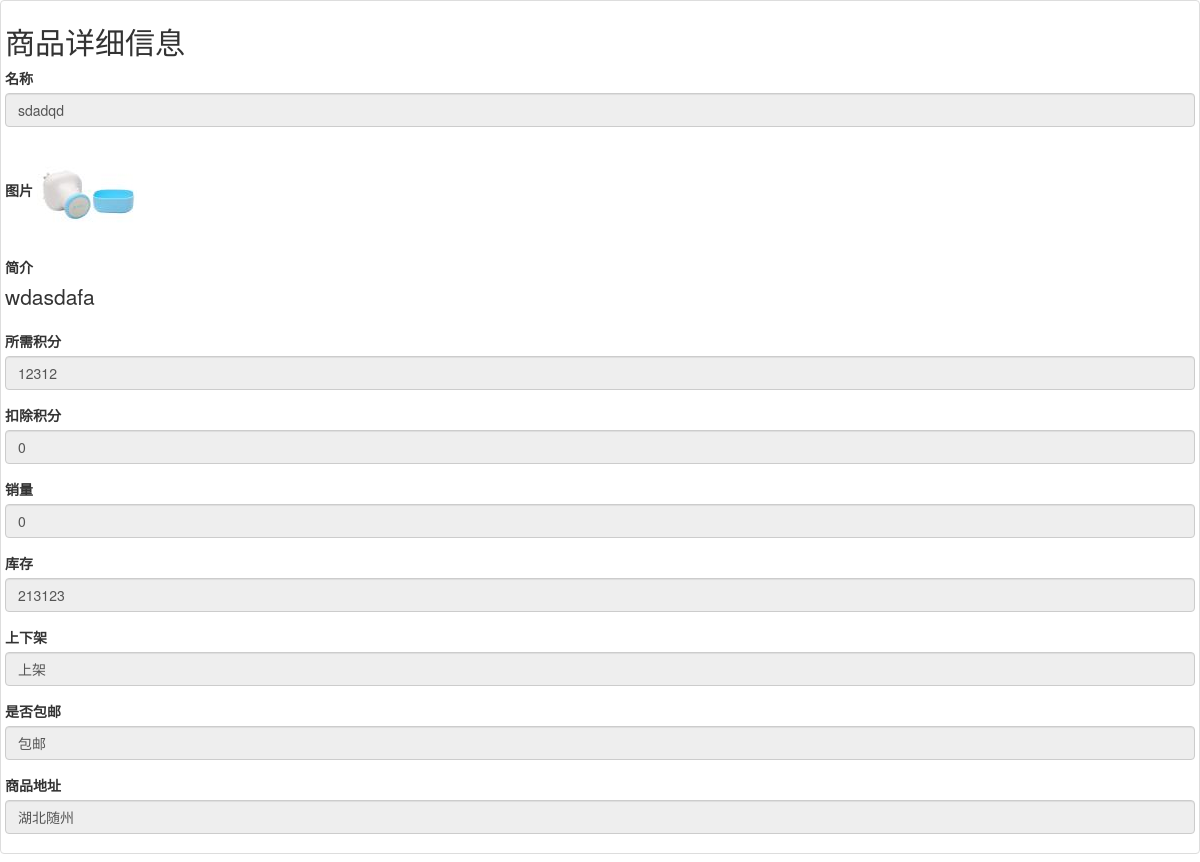
The page /mySite/admin/awardshop/info.php?id=2 (signed in) on the database its author committed.
### tables this page shows
CREATE TABLE `awardshop` (
  `id` int(10) UNSIGNED NOT NULL COMMENT 'id' AUTO_INCREMENT primary key,
  `name` varchar(50) NOT NULL COMMENT '商品名称',
  `intro` varchar(100) NOT NULL COMMENT '商品简介',
  `img` varchar(100) NOT NULL COMMENT '商品图片',
  `price` int(10) UNSIGNED NOT NULL COMMENT '所需积分',
  `salesVolume` int(10) UNSIGNED NOT NULL DEFAULT '0',
  `repertory` int(10) UNSIGNED NOT NULL,
  `goodsShelf` tinyint UNSIGNED NOT NULL,
  `mail` tinyint UNSIGNED NOT NULL,
  `award` int(10) UNSIGNED NOT NULL,
  `address` varchar(200) NOT NULL,
  `evaluate_id` int(10) UNSIGNED NOT NULL
);

### mySite/admin/awardshop/info.php (the view, shortened to what this page needs)
<?php
include "../../public/common/config.php";
$sql="select * from awardshop where id={$_GET['id']}";
$smt=$pdo->prepare($sql);
$smt->execute();
$row=$smt->fetch();
 ?>
<!doctype html>
<html lang="en">
<head>
	<link rel="stylesheet" href="../../public/css/bootstrap.min.css">
	<link rel="stylesheet" href="../public/css/index.css">
</head>
<body>
	<div class="thumbnail">
    	<h2>商品详细信息</h2>
		<form action="insert.php" method="post" enctype="multipart/form-data">
			<div class="form-group">
				<label>名称</label>
				<input type="text" class="form-control" name="name" value="<?php echo $row['name'] ?>" disabled>
			</div>
			<div class="form-group">
				<label>图片</label>
				<img src='/mySite/public/uploads/awardshop/th_<?php echo $row['img'] ?>'>
			</div>
			<div class="form-group">
				<label>简介</label>
				<p class="lead"><?php echo $row['intro'] ?></p>
			</div>
			<div class="form-group">
				<label>所需积分</label>
				<input type="text" class="form-control" name="price" value="<?php echo $row['price'] ?>" disabled>
			</div>
			<div class="form-group">
				<label>扣除积分</label>
				<input type="text" class="form-control" name="award" value="<?php echo $row['award'] ?>" disabled>
			</div>
			<div class="form-group">
				<label>销量</label>
				<input type="text" class="form-control" name="salesVolume" value="<?php echo $row['salesVolume'] ?>" disabled>
			</div>
			<div class="form-group">
				<label>库存</label>
				<input type="text" class="form-control" name="repertory" value="<?php echo $row['repertory'] ?>" disabled>
			</div>
			<div class="form-group">
				<label>上下架</label>
				<input type="text" class="form-control" name="goodsShelf" value="<?php echo $row['goodsShelf']?"上架":"下架" ?>" disabled>
			</div>
			<div class="form-group">
				<label>是否包邮</label>
				<input type="text" class="form-control" name="mail" value="<?php echo $row['mail']?"包邮":"不包邮" ?>" disabled>
			</div>
			<div class="form-group">
				<label>商品地址</label>
				<input type="text" class="form-control" name="address" value="<?php echo $row['address'] ?>" disabled>
			</div>
		</form>
    </div>
</body>
</html>

### mySite/admin/public/css/index.css (style rules this page uses)
body { min-width: 500px; }

### rows shown on the page
awardshop: name "sdadqd", img (picture), intro "wdasdafa", price "12312", award "0", salesVolume "0", repertory "213123", goodsShelf "上架", mail "包邮", address "湖北随州"
